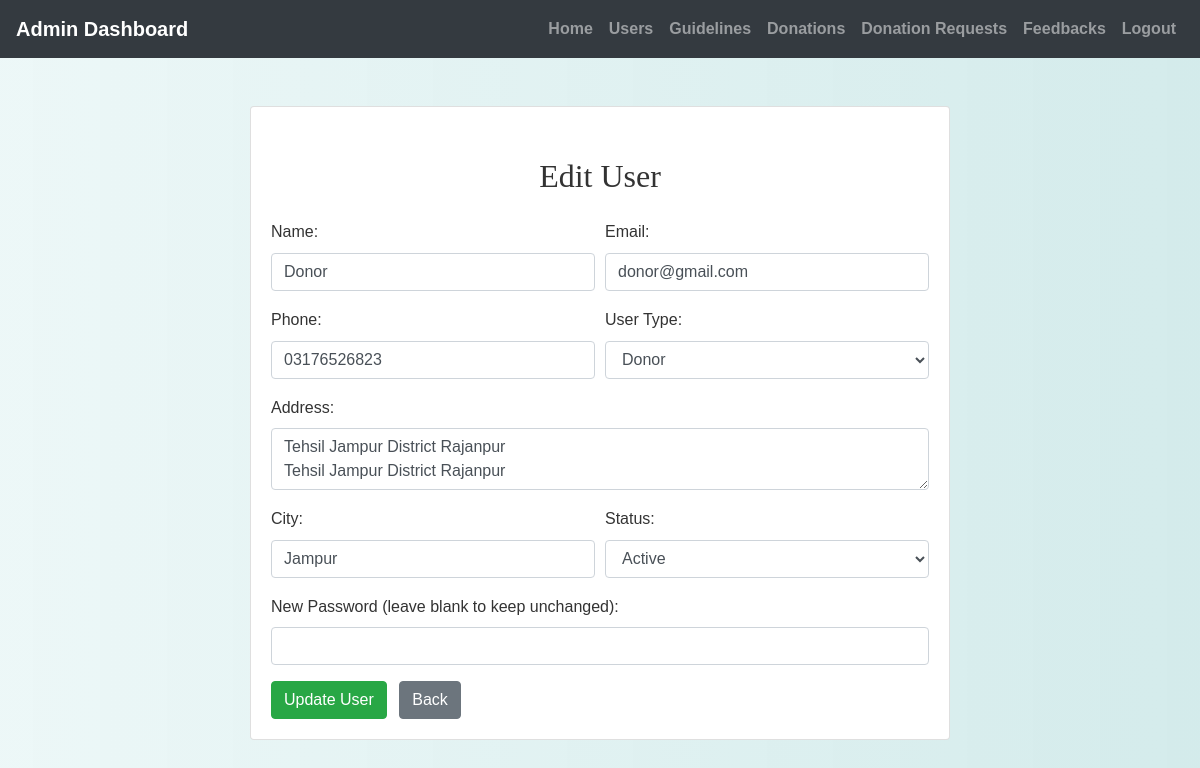
Page /admin/edit_user.php?id=2 (signed in) on the committed database.
### tables this page shows
CREATE TABLE `users` (
  `id` int(11) NOT NULL,
  `name` varchar(150) NOT NULL,
  `email` varchar(150) NOT NULL,
  `password_hash` varchar(255) NOT NULL,
  `phone` varchar(20) DEFAULT NULL,
  `user_type` enum('donor','ngo') NOT NULL,
  `address` text DEFAULT NULL,
  `city` varchar(100) DEFAULT NULL,
  `status` enum('active','inactive','pending') DEFAULT 'pending',
  `created_at` timestamp NOT NULL DEFAULT current_timestamp()
);

### admin/edit_user.php (the view, shortened to what this page needs)
<?php
include('config.php');
$id = (int)$_GET['id'];
$result = mysqli_query($conn, "SELECT * FROM Users WHERE id = $id");
$user = mysqli_fetch_assoc($result);
?>
<!DOCTYPE html>
<html>
<head>
    <link rel="stylesheet" href="https://maxcdn.bootstrapcdn.com/bootstrap/4.5.2/css/bootstrap.min.css">
    <link rel="stylesheet" href="../css/style.css">
</head>
<body>
<?php include('admin_navbar.php'); ?>
<div class="container mt-5 mb-5">
    <div class="card mx-auto" style="max-width: 700px;">
        <div class="card-body">
            <h2 class="mb-4">Edit User</h2>
            <form method="post">
                <div class="form-row">
                    <div class="form-group col-md-6">
                        <label>Name:</label>
                        <input type="text" name="name" value="<?= htmlspecialchars($user['name']) ?>" required class="form-control">
                    </div>
                    <div class="form-group col-md-6">
                        <label>Email:</label>
                        <input type="email" name="email" value="<?= htmlspecialchars($user['email']) ?>" required class="form-control">
                    </div>
                </div>
                <div class="form-row">
                    <div class="form-group col-md-6">
                        <label>Phone:</label>
                        <input type="text" name="phone" value="<?= htmlspecialchars($user['phone']) ?>" class="form-control">
                    </div>
                    <div class="form-group col-md-6">
                        <label>User Type:</label>
                        <select name="user_type" class="form-control" required>
                            <option value="donor" <?= $user['user_type']=='donor'?'selected':'' ?>>Donor</option>
                        </select>
                    </div>
                </div>
                <div class="form-group">
                    <label>Address:</label>
                    <textarea name="address" class="form-control"><?= htmlspecialchars($user['address']) ?></textarea>
                </div>
                <div class="form-row">
                    <div class="form-group col-md-6">
                        <label>City:</label>
                        <input type="text" name="city" value="<?= htmlspecialchars($user['city']) ?>" class="form-control">
                    </div>
                    <div class="form-group col-md-6">
                        <label>Status:</label>
                        <select name="status" class="form-control" required>
                            <option value="active" <?= $user['status']=='active'?'selected':'' ?>>Active</option>
                        </select>
                    </div>
                </div>
                <div class="form-group">
                    <label>New Password (leave blank to keep unchanged):</label>
                    <input type="password" name="password" class="form-control">
                </div>
                <button type="submit" class="btn btn-success">Update User</button>
                <a class="btn btn-secondary ml-2" href="view_users.php">Back</a>
            </form>
        </div>
    </div>
</div>
</body>
</html>

### css/style.css (style rules this page uses)
body { background: linear-gradient(90deg, rgba(233, 246, 246, 0.831), rgba(207, 233, 233, 0.9)); font-family: 'Arial', sans-serif; color: #333; line-height: 1.6; }
h1, h2, h3, h4 { text-align: center; margin-top: 30px; margin-bottom: 30px; font-family: 'Georgia', serif; }
.container { margin-bottom: 40px; }
a { color: #006666; text-decoration: none; font-weight: bold; }

### rows in the picture
users: name "Donor", email "donor@gmail.com", phone "03176526823", user_type "Donor", address "Tehsil Jampur District Rajanpur Tehsil Jampur District Rajanpur", city "Jampur", status "Active"
